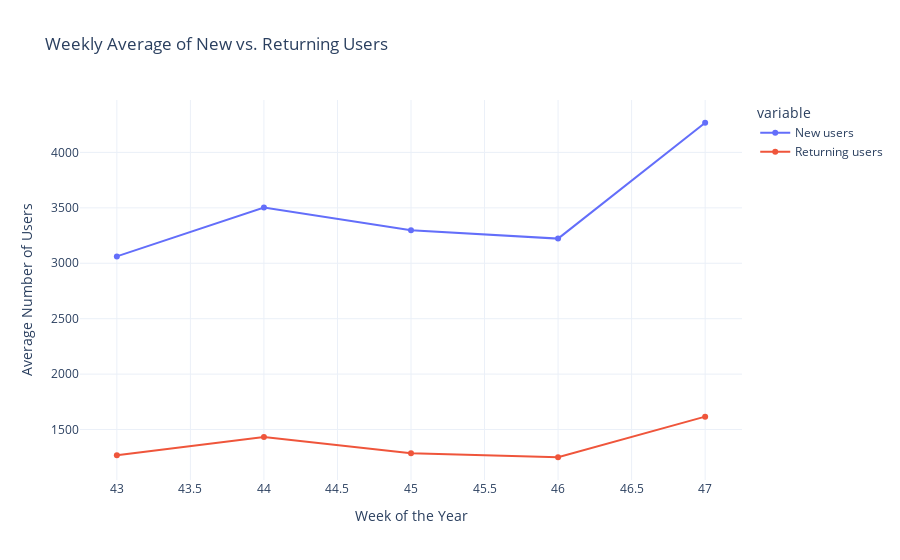
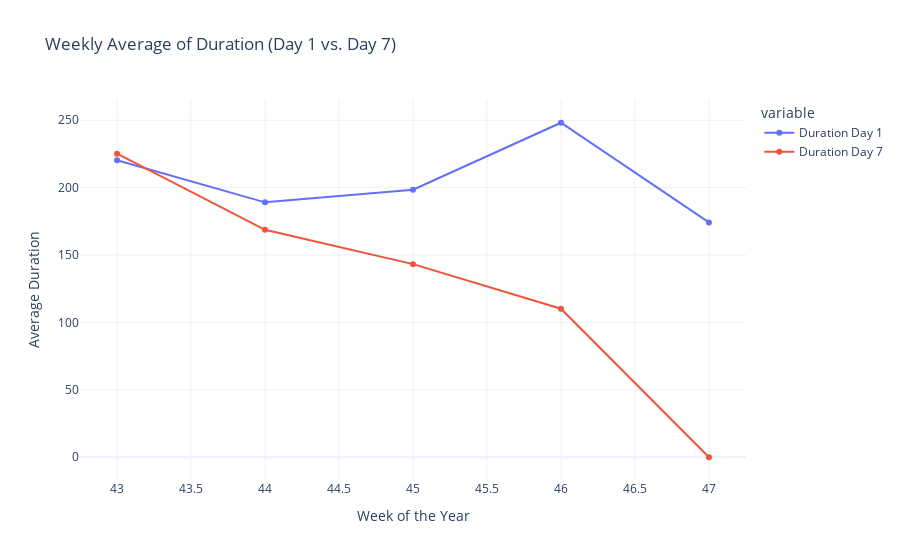

Notebook source saved alongside these figures, in order:
### Code cell
fig1 = px.line(weekly_averages, x='Week', y=['New users', 'Returning users'], markers=True,
               labels={'value': 'Average Number of Users'}, title='Weekly Average of New vs. Returning Users')
fig1.update_xaxes(title='Week of the Year')
fig1.update_yaxes(title='Average Number of Users')

fig2 = px.line(weekly_averages, x='Week', y=['Duration Day 1', 'Duration Day 7'], markers=True,
               labels={'value': 'Average Duration'}, title='Weekly Average of Duration (Day 1 vs. Day 7)')
fig2.update_xaxes(title='Week of the Year')
fig2.update_yaxes(title='Average Duration')

fig1.show()
fig2.show()

### Figure 1 — Plotly figure (JSON) as saved in the notebook; plotly's stock layout.template omitted (floating-point values rounded to 4 significant figures)
{"data": [{"hovertemplate": "variable=New users<br>Week=%{x}<br>Average Number of Users=%{y}<extra></extra>", "legendgroup": "New users", "line": {"color": "#636efa", "dash": "solid"}, "marker": {"symbol": "circle"}, "mode": "lines+markers", "name": "New users", "orientation": "v", "showlegend": true, "type": "scatter", "x": [43, 44, 45, 46, 47], "xaxis": "x", "y": [3062.0, 3504.0, 3298.0, 3222.0, 4268.0], "yaxis": "y"}, {"hovertemplate": "variable=Returning users<br>Week=%{x}<br>Average Number of Users=%{y}<extra></extra>", "legendgroup": "Returning users", "line": {"color": "#EF553B", "dash": "solid"}, "marker": {"symbol": "circle"}, "mode": "lines+markers", "name": "Returning users", "orientation": "v", "showlegend": true, "type": "scatter", "x": [43, 44, 45, 46, 47], "xaxis": "x", "y": [1268.0, 1433.0, 1286.0, 1250, 1616.0], "yaxis": "y"}], "layout": {"autosize": true, "legend": {"title": {"text": "variable"}, "tracegroupgap": 0}, "title": {"text": "Weekly Average of New vs. Returning Users"}, "xaxis": {"anchor": "y", "autorange": true, "domain": [0, 1], "range": [42.76, 47.24], "title": {"text": "Week of the Year"}, "type": "linear"}, "yaxis": {"anchor": "x", "autorange": true, "domain": [0, 1], "range": [1001.0, 4517.0], "title": {"text": "Average Number of Users"}, "type": "linear"}}}

### Figure 2 — Plotly figure (JSON) as saved in the notebook; plotly's stock layout.template omitted (floating-point values rounded to 4 significant figures)
{"data": [{"hovertemplate": "variable=Duration Day 1<br>Week=%{x}<br>Average Duration=%{y}<extra></extra>", "legendgroup": "Duration Day 1", "line": {"color": "#636efa", "dash": "solid"}, "marker": {"symbol": "circle"}, "mode": "lines+markers", "name": "Duration Day 1", "orientation": "v", "showlegend": true, "type": "scatter", "x": [43, 44, 45, 46, 47], "xaxis": "x", "y": [220.3, 189.1, 198.4, 248.1, 174.2], "yaxis": "y"}, {"hovertemplate": "variable=Duration Day 7<br>Week=%{x}<br>Average Duration=%{y}<extra></extra>", "legendgroup": "Duration Day 7", "line": {"color": "#EF553B", "dash": "solid"}, "marker": {"symbol": "circle"}, "mode": "lines+markers", "name": "Duration Day 7", "orientation": "v", "showlegend": true, "type": "scatter", "x": [43, 44, 45, 46, 47], "xaxis": "x", "y": [225.2, 168.7, 143.2, 110.2, 0], "yaxis": "y"}], "layout": {"autosize": true, "legend": {"title": {"text": "variable"}, "tracegroupgap": 0}, "title": {"text": "Weekly Average of Duration (Day 1 vs. Day 7)"}, "xaxis": {"anchor": "y", "autorange": true, "domain": [0, 1], "range": [42.76, 47.24], "title": {"text": "Week of the Year"}, "type": "linear"}, "yaxis": {"anchor": "x", "autorange": true, "domain": [0, 1], "range": [-20.48, 268.6], "title": {"text": "Average Duration"}, "type": "linear"}}}
